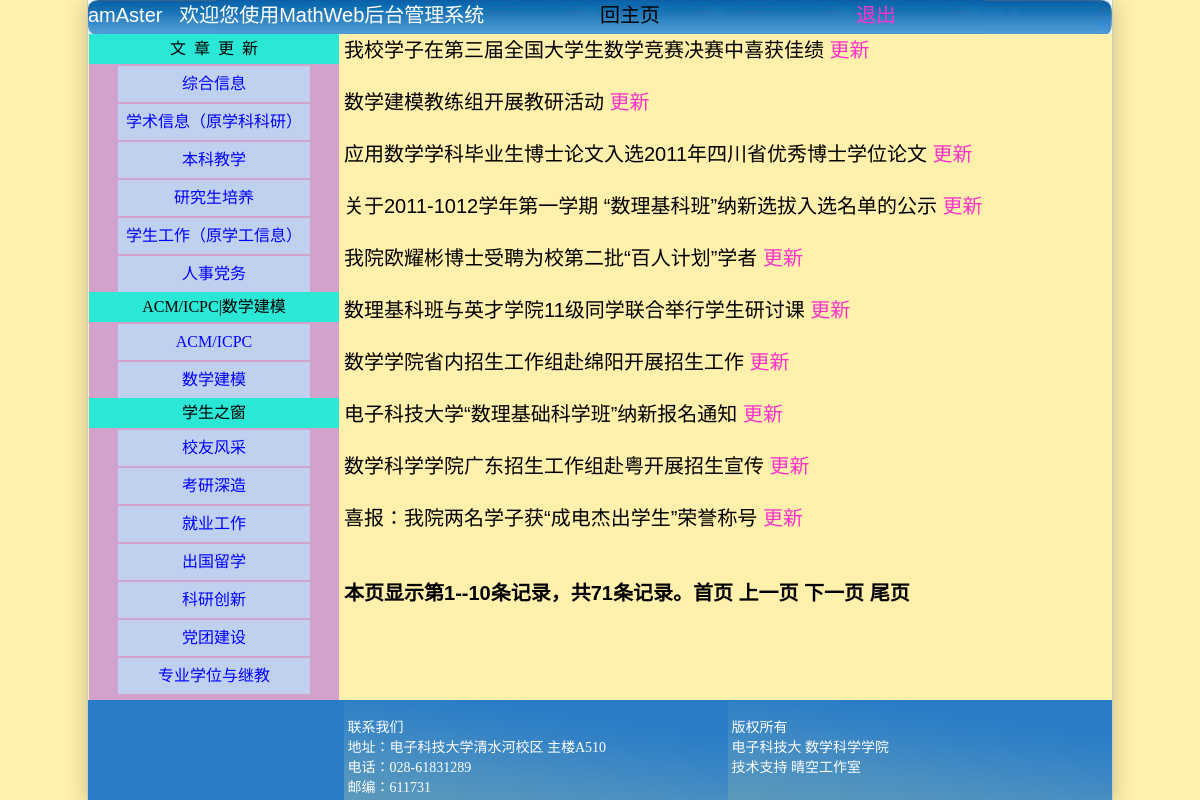
The app's page /adminControl/updatelist.php?sortid=9 (signed in) with its own data.
### tables this page shows
CREATE TABLE IF NOT EXISTS `article` (
  `articleid` int(10) unsigned NOT NULL AUTO_INCREMENT,
  `sortid` int(6) unsigned NOT NULL DEFAULT '0',
  `title` varchar(100) NOT NULL,
  `source` varchar(50) DEFAULT NULL,
  `author` varchar(50) DEFAULT NULL,
  `userid` int(10) unsigned NOT NULL DEFAULT '0',
  `content` text NOT NULL,
  `click` int(10) unsigned NOT NULL DEFAULT '0',
  `publish_time` int(10) unsigned NOT NULL,
  `launch_time` timestamp NOT NULL DEFAULT CURRENT_TIMESTAMP,
  `imageid` int(10) unsigned NOT NULL DEFAULT '0',
  `keyword1` varchar(20) DEFAULT NULL,
  `keyword2` varchar(20) DEFAULT NULL,
  `keyword3` varchar(20) DEFAULT NULL,
  PRIMARY KEY (`articleid`),
  KEY `userid` (`userid`),
  KEY `title` (`title`),
  KEY `sortid` (`sortid`),
  KEY `launch_time` (`launch_time`)
);

### adminControl/updatelist.php (the view, shortened to what this page needs)
<!DOCTYPE html PUBLIC "-//W3C//DTD XHTML 1.0 Transitional//EN" "http://www.w3.org/TR/xhtml1/DTD/xhtml1-transitional.dtd">
<html xmlns="http://www.w3.org/1999/xhtml">
<head>
<link type="text/css" rel="stylesheet" href="acss/updatelist.css" />
</head>
<body>
<?php
	include("adminHead.php");
	include('adminConnect.php');
?>
<div id="content">
<?php include('aULeft.php'); ?>
	<div id="right">
    <?php
        $sort_id = $_GET['sortid'];
		$querySql ="select * from `article` where `sortid` ='".$sort_id."'";
		$query=mysql_query($querySql);
		$num=mysql_num_rows($query);
		$pageSize=10;
		$page='';
		if(isset($_GET['page']))
		{
			$page=intval($_GET['page']);
		}
		else if(!$page){ $page=1; }
		$firstPage = 1;
		$lastPage = ceil($num/$pageSize);
		$page = min($lastPage,$page);
		$prePage=($page==1) ? 1 : ($page-1);
		$nextPage=($page==$lastPage) ? 1 : ($page+1);
		$count=(($page==1) ? 0 : (($page-1)*$pageSize));
		$pagesql = "SELECT * FROM `article` WHERE `sortid` ='".$sort_id."' ORDER BY `article`.`articleid` DESC LIMIT $count,$pageSize";
		$pageres = mysql_query($pagesql) or die(mysql_error());
		while($pagerow = mysql_fetch_array($pageres))
		{?>
			<a href="../article.php?articleid=<?php echo $pagerow['articleid']; ?>"><?php echo $pagerow['title'];?></a>
            <a  style="color:#F3C;" href = "javascript:location.href='update.php?sortid=<?php echo $sort_id;?>&articleid=<?php echo $pagerow['articleid'];?>';">更新</a><br /><br />
		<?php
        }
	?><br  />
    <strong>
    	本页显示第<b><?php echo ($num ? ($count+1) : 0) ;?></b>--<b><?php echo min($count+$pageSize,$num); ?></b>条记录，共<?php echo $num; ?>条记录。<a href="updatelist.php?sortid=<?php echo $sort_id;?>&page=<?php echo $firstPage;?>">首页</a>&nbsp;<a href="updatelist.php?sortid=<?php echo $sort_id;?>&page=<?php echo $prePage?>">上一页</a>&nbsp;<a href="updatelist.php?sortid=<?php echo $sort_id;?>&page=<?php echo $nextPage; ?>">下一页</a>&nbsp;<a href="updatelist.php?sortid=<?php echo $sort_id;?>&page=<?php echo $lastPage; ?>">尾页</a>
    </strong>
    </div>
</div>
<?php
	include('adminFoot.php');
?>
</body>
</html>

### adminControl/adminHead.php (shortened to what this page needs)
<div id="top_head">
	<div id="head_left">
    <?php
		include('adminJudge.php');
	?>
  	&nbsp;&nbsp;欢迎您使用MathWeb后台管理系统</div>
    <div id="head_center">
    	<a href="adminHome.php" target="_blank">回主页</a>
    </div>
    <div id="head_right">
    	<a  style="color:#F3C;" href = "javascript:location.href='adminLogin.php?action=quit';">退出</a>
    </div>
</div>

### adminControl/adminJudge.php (shortened to what this page needs)
<!DOCTYPE html PUBLIC "-//W3C//DTD XHTML 1.0 Transitional//EN" "http://www.w3.org/TR/xhtml1/DTD/xhtml1-transitional.dtd">
<html xmlns="http://www.w3.org/1999/xhtml">
<head>
</head>
<body>
</body>
</html>

### adminControl/adminConnect.php (shortened to what this page needs)
<!DOCTYPE html PUBLIC "-//W3C//DTD XHTML 1.0 Transitional//EN" "http://www.w3.org/TR/xhtml1/DTD/xhtml1-transitional.dtd">
<html xmlns="http://www.w3.org/1999/xhtml">
<head>
</head>
<body>
</body>
</html>

### adminControl/aULeft.php
<div id="left"><center>
        <font class="left_bound">文&nbsp;&nbsp;章&nbsp;&nbsp;更&nbsp;&nbsp;新</font>
			<a href="updatelist.php?sortid=9"><div class="left_link">综合信息</div></a>
			<a href="updatelist.php?sortid=12"><div class="left_link">学术信息（原学科科研）</div></a>
			<a href="updatelist.php?sortid=10"><div class="left_link">本科教学</div></a>
            <a href="updatelist.php?sortid=22"><div class="left_link">研究生培养</div></a>
			<a href="updatelist.php?sortid=11"><div class="left_link">学生工作（原学工信息）</div></a>
			<a href="updatelist.php?sortid=13"><div class="left_link">人事党务</div></a>
        <font class="left_bound">ACM/ICPC|数学建模</font>
       		<a href="updatelist.php?sortid=15"><div class="left_link">ACM/ICPC</div></a>
            <a href="updatelist.php?sortid=16"><div class="left_link">数学建模</div></a>
		<font class="left_bound">学生之窗</font>
        	<a href="updatelist.php?sortid=17"><div class="left_link">校友风采</div></a>
			<a href="updatelist.php?sortid=18"><div class="left_link">考研深造</div></a>
            <a href="updatelist.php?sortid=19"><div class="left_link">就业工作</div></a>
			<a href="updatelist.php?sortid=20"><div class="left_link">出国留学</div></a>
			<a href="updatelist.php?sortid=21"><div class="left_link">科研创新</div></a>
			<a href="updatelist.php?sortid=40"><div class="left_link">党团建设</div></a>
			<a href="updatelist.php?sortid=41"><div class="left_link">专业学位与继教</div></a>
	</center>
</div>

### adminControl/adminFoot.php
<div id="foot_left"></div>
<div id="footer"><br />
   	&nbsp;联系我们<br />
       &nbsp;地址：电子科技大学清水河校区 主楼A510<br />
       &nbsp;电话：028-61831289<br />
       &nbsp;邮编：611731<br />
</div>
<div id="footer"><br />
   	&nbsp;版权所有<br />
       &nbsp;电子科技大&nbsp;数学科学学院<br />
       &nbsp;技术支持&nbsp;晴空工作室<br />
</div>

### adminControl/acss/updatelist.css (style rules this page uses)
a:link { text-decoration: none;color:#000; }
body { font:20px bloder Verdana, Arial, Helvetica, sans-serif; background:#FFF0AC; width: 1024px; height:800px; margin: 0px auto; padding:0px; border-left: 1px solid #CBCCBF; border-right: 1px solid #CBCCBF; -moz-box-shadow: 0 2px 10px 1px rgba(0, 0, 0, 0.2); -webkit-box-shadow: 0 2px 20px 1px rgba(0, 0, 0, 0.2); }
#top_head { color:#FFF; margin:0px; padding:0px; width:1024px; height:34px; background:url(../aimg/adminHeader.gif); }
#head_left { width:512px; height:30px; float:left; font-size:20px; vertical-align:middle; line-height:30px; margin:0px; padding:0px; display:inline; }
#head_center { width:256px; height:30px; float:left; font-size:20px; vertical-align:middle; line-height:30px; margin:0px; padding:0px; display:inline; }
#head_right { width:256px; height:30px; float:right; font-size:20px; vertical-align:middle; line-height:30px; margin:0px; padding:0px; display:inline; overflow:hidden; }
#content { width:1024px; height:666px; margin:0px; padding:0px; }
#left { width:250px; height:666px; margin:0px 1px; padding:0px; float:left; clear:both; background:#D2A2CC; }
.left_bound { margin:0px; height:30px; font-size: 16px; font-family: 微软雅黑; line-height: 30px; background-image:url(../aimg/leftbound.jpg); display:block; }
.left_link { color: blue; font-size: 16px; font-family: 微软雅黑; line-height: 36px; width: 192px; height: 36px; margin: 2px 0px 0px 0px; padding:0px; background-image:url(../aimg/leftLink.jpg); border: 1px; }
#right { width:75%; height:660px; float:right; margin:0px; padding:0px; }
#foot_left { width: 25%; height: 100px; margin:0px; padding:0px; float: left; background-color:rgb(42,124,198); overflow:hidden; clear:both; }
#footer { color:white; font-size:14px; font-family: 微软雅黑; width: 384px; height:100px; margin:0px; float: left; background: url(../aimg/foot.gif) no-repeat; }

### records on screen
article: title "我校学子在第三届全国大学生数学竞赛决赛中喜获佳绩"
article: title "数学建模教练组开展教研活动"
article: title "应用数学学科毕业生博士论文入选2011年四川省优秀博士学位论文"
article: title "关于2011-1012学年第一学期 “数理基科班”纳新选拔入选名单的公示"
article: title "我院欧耀彬博士受聘为校第二批“百人计划”学者"
article: title "数理基科班与英才学院11级同学联合举行学生研讨课"
article: title "数学学院省内招生工作组赴绵阳开展招生工作"
article: title "电子科技大学“数理基础科学班”纳新报名通知"
article: title "数学科学学院广东招生工作组赴粤开展招生宣传"
article: title "喜报：我院两名学子获“成电杰出学生”荣誉称号"

### other values on screen
$count+1 "1"
min($count+$pageSize,$num) "10"
$num "71"
